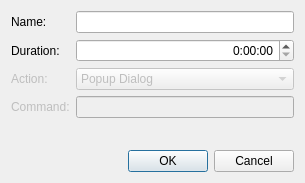
<?xml version="1.0" encoding="UTF-8"?>
<ui version="4.0">
 <class>TimerDialog</class>
 <widget class="QDialog" name="TimerDialog">
  <property name="geometry">
   <rect>
    <x>0</x>
    <y>0</y>
    <width>305</width>
    <height>183</height>
   </rect>
  </property>
  <property name="windowTitle">
   <string>Dialog</string>
  </property>
  <layout class="QVBoxLayout" name="verticalLayout">
   <item>
    <layout class="QFormLayout" name="formLayout">
     <property name="fieldGrowthPolicy">
      <enum>QFormLayout::AllNonFixedFieldsGrow</enum>
     </property>
     <item row="0" column="0">
      <widget class="QLabel" name="label">
       <property name="text">
        <string>Name:</string>
       </property>
       <property name="buddy">
        <cstring>name</cstring>
       </property>
      </widget>
     </item>
     <item row="0" column="1">
      <widget class="QLineEdit" name="name"/>
     </item>
     <item row="1" column="0">
      <widget class="QLabel" name="label_2">
       <property name="text">
        <string>Duration:</string>
       </property>
       <property name="buddy">
        <cstring>duration</cstring>
       </property>
      </widget>
     </item>
     <item row="1" column="1">
      <widget class="QTimeEdit" name="duration">
       <property name="alignment">
        <set>Qt::AlignRight|Qt::AlignTrailing|Qt::AlignVCenter</set>
       </property>
       <property name="displayFormat">
        <string>h:mm:ss</string>
       </property>
      </widget>
     </item>
     <item row="2" column="0">
      <widget class="QLabel" name="label_3">
       <property name="enabled">
        <bool>false</bool>
       </property>
       <property name="text">
        <string>Action:</string>
       </property>
       <property name="buddy">
        <cstring>action</cstring>
       </property>
      </widget>
     </item>
     <item row="2" column="1">
      <widget class="QComboBox" name="action">
       <property name="enabled">
        <bool>false</bool>
       </property>
       <item>
        <property name="text">
         <string>Popup Dialog</string>
        </property>
       </item>
       <item>
        <property name="text">
         <string>System Notification</string>
        </property>
       </item>
       <item>
        <property name="text">
         <string>Sound</string>
        </property>
       </item>
       <item>
        <property name="text">
         <string>Execute Command</string>
        </property>
       </item>
      </widget>
     </item>
     <item row="3" column="0">
      <widget class="QLabel" name="label_4">
       <property name="enabled">
        <bool>false</bool>
       </property>
       <property name="text">
        <string>Command:</string>
       </property>
       <property name="buddy">
        <cstring>command</cstring>
       </property>
      </widget>
     </item>
     <item row="3" column="1">
      <widget class="QLineEdit" name="command">
       <property name="enabled">
        <bool>false</bool>
       </property>
      </widget>
     </item>
    </layout>
   </item>
   <item>
    <widget class="QDialogButtonBox" name="buttonBox">
     <property name="orientation">
      <enum>Qt::Horizontal</enum>
     </property>
     <property name="standardButtons">
      <set>QDialogButtonBox::Cancel|QDialogButtonBox::Ok</set>
     </property>
    </widget>
   </item>
  </layout>
 </widget>
 <resources/>
 <connections>
  <connection>
   <sender>buttonBox</sender>
   <signal>accepted()</signal>
   <receiver>TimerDialog</receiver>
   <slot>accept()</slot>
   <hints>
    <hint type="sourcelabel">
     <x>248</x>
     <y>254</y>
    </hint>
    <hint type="destinationlabel">
     <x>157</x>
     <y>274</y>
    </hint>
   </hints>
  </connection>
  <connection>
   <sender>buttonBox</sender>
   <signal>rejected()</signal>
   <receiver>TimerDialog</receiver>
   <slot>reject()</slot>
   <hints>
    <hint type="sourcelabel">
     <x>316</x>
     <y>260</y>
    </hint>
    <hint type="destinationlabel">
     <x>286</x>
     <y>274</y>
    </hint>
   </hints>
  </connection>
 </connections>
</ui>
